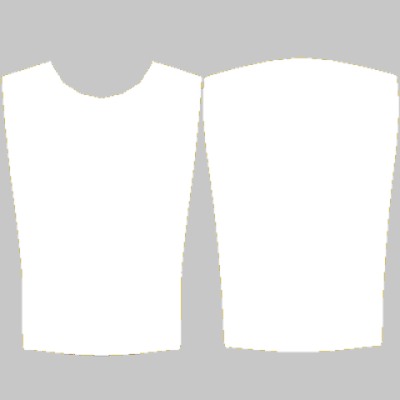
#> input picture ShirtTemplate.png, 400 x 400 px; its folder holds only this picture in this run
$ python Encoder.py
#> lines starting #> are read from the running program, lines starting #| are printed output that depends on the picture
from PIL import Image
from tkinter import Tk, filedialog
import math
import os

# =========================
# SETTINGS
# =========================

WIDTH = int(input("Input image Width: "))
#> the answer given: 100
HEIGHT = int(input("Input image Height: "))
#> the answer given: 100

BLOCK_SIZE = 512   # Keep this the same unless you know what you're doing
SECTION_BLOCKS = int(input("Enter Section Blocks (140 Works the best, lower the number for lower end computers): "))
#> the answer given: 3
OUTPUT_FILE = "image data.txt"
PALETTE_FILE = "imagehex.txt"

SYMBOLS = list(
    "①②③④⑤⑥⑦⑧⑨⑩⑪⑫⑬⑭⑮⑯⑰⑱⑲⑳⑴⑵⑶⑷⑸⑹⑺⑻⑼⑽⑾⑿⒀⒁⒂⒃⒄⒅⒆⒇⒈⒉⒊⒋⒌⒍⒎⒏⒐⒑⒒⒓⒔⒕⒖⒗⒘⒙⒚⒛⒜⒝⒞⒟⒠⒡⒢⒣⒤⒥⒦⒧⒨⒩⒪⒫⒬⒭⒮⒯⒰⒱⒲⒳⒴⒵ⒶⒷⒸⒹⒺⒻⒼⒽⒾⒿⓀⓁⓂⓃ"
)

COLOR_COUNT = int(input("Enter Color Count: "))
#> the answer given: 3

# =========================

def selectimage():
    root = Tk()
    root.withdraw()

    return filedialog.askopenfilename(
        title="Select Image",
        filetypes=[
            ("PNG Images", "*.png")
        ]
    )


def rgb_to_hex(rgb):
    return "#{:02X}{:02X}{:02X}".format(*rgb)


def generate_palette(img, Method):

    if Method == 1:
        method = Image.Quantize.MEDIANCUT

    elif Method == 2:
        method = Image.Quantize.MAXCOVERAGE

    elif Method == 3:
        method = Image.Quantize.FASTOCTREE

    else:
        print("Invalid choice, using Median Cut.")
        method = Image.Quantize.MEDIANCUT

    quantized = img.convert("RGB").quantize(
        colors=COLOR_COUNT,
        method=method
    )

    palette = quantized.getpalette()
    colors = quantized.getcolors()

    colors.sort(reverse=True)

    final_palette = []

    for count, index in colors:
        r = palette[index * 3]
        g = palette[index * 3 + 1]
        b = palette[index * 3 + 2]

        final_palette.append((r, g, b))

    return final_palette

def get_closest_symbol(pixel, palette, symbols):

    r, g, b = pixel

    best_symbol = None
    best_distance = float("inf")

    for symbol, (pr, pg, pb) in zip(symbols, palette):

        distance = (
            (r - pr) ** 2 +
            (g - pg) ** 2 +
            (b - pb) ** 2
        )

        if distance < best_distance:
            best_distance = distance
            best_symbol = symbol

    return best_symbol

def save(palette):

    with open(PALETTE_FILE, "w", encoding="utf-8") as f:

        for color in palette:
            f.write(rgb_to_hex(color) + "\n")

def encode_image(img, palette):

    encoded = []

    for x in range(WIDTH):
        for y in range(HEIGHT):

            pixel = img.getpixel((x, y))

            symbol = get_closest_symbol(
                pixel,
                palette,
                SYMBOLS
            )

            encoded.append(symbol)

    return "".join(encoded)

def rle_encode(data):

    if not data:
        return ""

    result = []

    current = data[0]
    count = 0

    for char in data[1:]:

        if char == current:
            count += 1
        else:
            result.append(f"{current}{count}:")
            current = char
            count = 0

    result.append(f"{current}{count}:")

    return "".join(result)

def save_encoded(data):

    # Build lines first
    lines = []
    current_line = ""

    entries = data.split(":")

    for entry in entries:

        if not entry:
            continue

        token = entry + ":"

        if len(current_line) + len(token) > BLOCK_SIZE:

            lines.append(current_line)
            current_line = token

        else:
            current_line += token

    if current_line:
        lines.append(current_line)

    # Split lines into files
    file_number = 0

    for start in range(0, len(lines), SECTION_BLOCKS):

        filename = f"image{file_number:02d}.txt"

        with open(filename, "w", encoding="utf-8") as f:

            chunk = lines[start:start + SECTION_BLOCKS]

            for line in chunk:
                f.write(line + "\n")

            # blank final line
            f.write("\n")

        print(f"Saved {filename}")

        file_number += 1

def create_preview(img, palette):

    preview = Image.new("RGB", (WIDTH, HEIGHT))

    for x in range(WIDTH):
        for y in range(HEIGHT):

            pixel = img.getpixel((x, y))

            best_color = None
            best_distance = float("inf")

            r, g, b = pixel[:3]

            for pr, pg, pb in palette:

                distance = (
                    (r - pr) ** 2 +
                    (g - pg) ** 2 +
                    (b - pb) ** 2
                )

                if distance < best_distance:
                    best_distance = distance
                    best_color = (pr, pg, pb)

            preview.putpixel((x, y), best_color)

    preview.save("preview.png")

    return preview

def main():

    imagepath = selectimage()
#> the answer given: ShirtTemplate.png

    if not imagepath:
        print("No file selected.")
        return

    print("Loading image...")

    img = Image.open(imagepath)
    img = img.convert("RGB")
    img = img.resize((WIDTH, HEIGHT))

    print(f"Generating {COLOR_COUNT} colors...")

    print("\nPalette Generation Method:")
    print("1 - Median Cut (Default)")
    print("2 - Max Coverage")
    print("3 - Fast Octree (best-ish)")

    Method = int(input("Choose method (1-3): "))

    palette = generate_palette(img, Method)

    print("Generating preview...")
    create_preview(img, palette)

    print("Saving palette...")
    save(palette)

    print("Encoding image...")

    encoded = encode_image(img, palette)

    print("Compressing...")
    encoded = rle_encode(encoded)

    print("Saving image data...")
    save_encoded(encoded)

    print()
    print("Done!")
    print(f"Palette: {PALETTE_FILE}")
    print(f"Encoded image: {OUTPUT_FILE}")
    print(f"Colors used: {len(palette)}")
    print(f"Characters encoded: {len(encoded):,}")

    os.startfile("preview.png")

if __name__ == "__main__":
    main()
#> in main, img is the input picture: PIL image 400x400 RGBA; mean R, G, B, A 79.3, 79.1, 78.1, 98.2
#> in main, `img = img.convert("RGB")`:
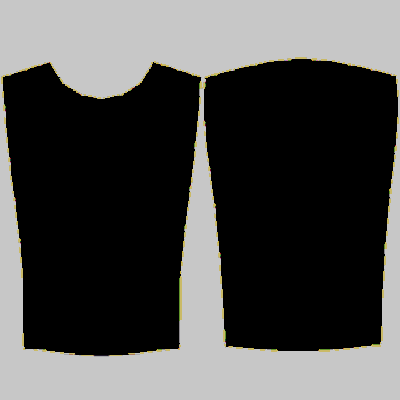
#> img: PIL image 400x400 RGB; mean R, G, B 79.3, 79.1, 78.1
#> in main, `img = img.resize((WIDTH, HEIGHT))`:
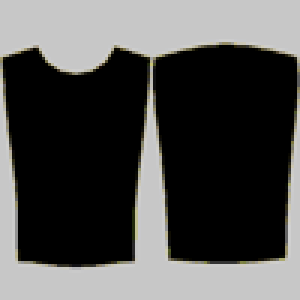
#> img: PIL image 100x100 RGB (shown 3 times larger); mean R, G, B 79.5, 79.3, 78.2
#> the answer given: 1
#> in generate_palette, `quantized = img.convert("RGB").quantize( colors=COLOR_COUNT, method=me..`:
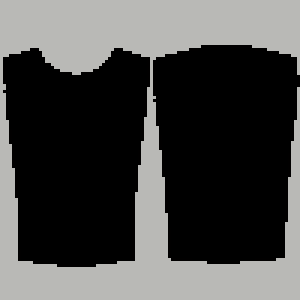
#> quantized: PIL image 100x100 P (shown 3 times larger); mean R, G, B 73.8, 73.7, 72.5
#> in generate_palette, `palette = quantized.getpalette()`: palette = [185, 185, 182, 1, 0, 0, 0, 0, 0]
#> in generate_palette, `colors = quantized.getcolors()`: colors = [(3985, 0), (306, 1), (5709, 2)]
#> the loop in generate_palette, `for count, index in colors:` made 3 passes
#> (count, index, r, g, b) on passes 1 to 3: (5709, 2, 0, 0, 0), (3985, 0, 185, 185, 182), (306, 1, 1, 0, 0)
#> after the loop in generate_palette, `for count, index in colors:`: final_palette = [(0, 0, 0), (185, 185, 182), (1, 0, 0)]
#> in create_preview, `preview = Image.new("RGB", (WIDTH, HEIGHT))`: preview: PIL image 100x100 RGB; every value is 0
#> the loop in save, `for color in palette:` made 3 passes
#> after the loop in encode_image, `for x in range(WIDTH):`: encoded = 10000 items, first 6: '②', '②', '②', '②', '②', '②'
#| Colors used: 3
#| Characters encoded: 1,223
